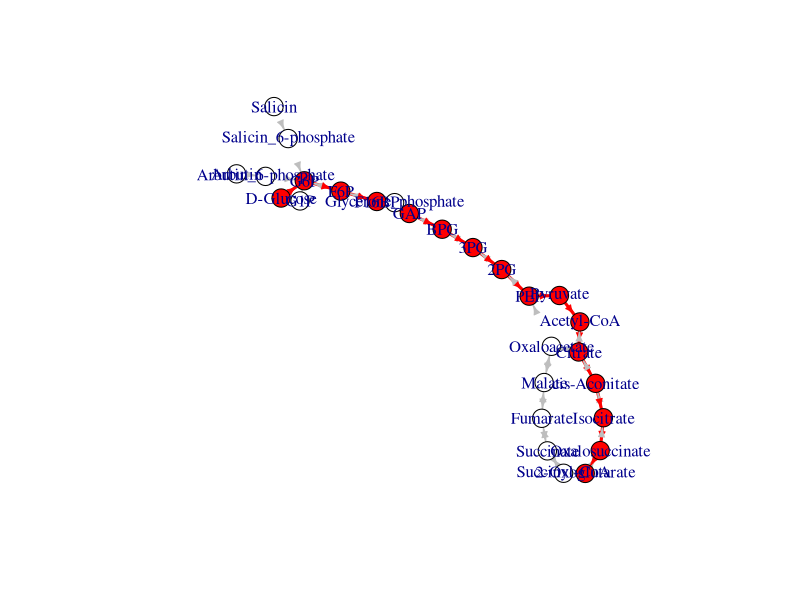

This chart was generated by the following R code:
## ---- chunk 1
# igraphパッケージの読み込み
library(igraph)
## ---- chunk 2
d <- read.table("../data/eco_EM+TCA.txt")
# 有向ネットワークで読み込む
g <- graph.data.frame(d, directed=T)
# 多重エッジや自己ループを削除する。
g <- simplify(g, remove.multiple=T, remove.loops=T)
## ---- chunk 3
paths <- all_shortest_paths(g, "D-Glucose","2-Oxoglutarate",mode="out")
## ---- chunk 4
V(g)[paths$res[[1]]]
## ---- chunk 5
E(g, path=paths$res[[1]])
## ---- chunk 6
# エッジを全部灰色にする
E(g)$color <- "grey"
# 最短経路に含まれるエッジを赤色にする。
E(g, path=paths$res[[1]])$color <- "red"
# 最短経路に含まれるエッジを太くする。
E(g,path=paths$res[[1]])$width <- 3

plot(g,
     vertex.label=V(g)$name,
     # 最短経路に含まれるノードは赤，そうでないものは白にする。
     vertex.color=c("red","white")[ifelse(V(g)$name %in% V(g)[paths$res[[1]]]$name,1,2)],
     vertex.size=10,
     edge.arrow.size=0.5
     )
